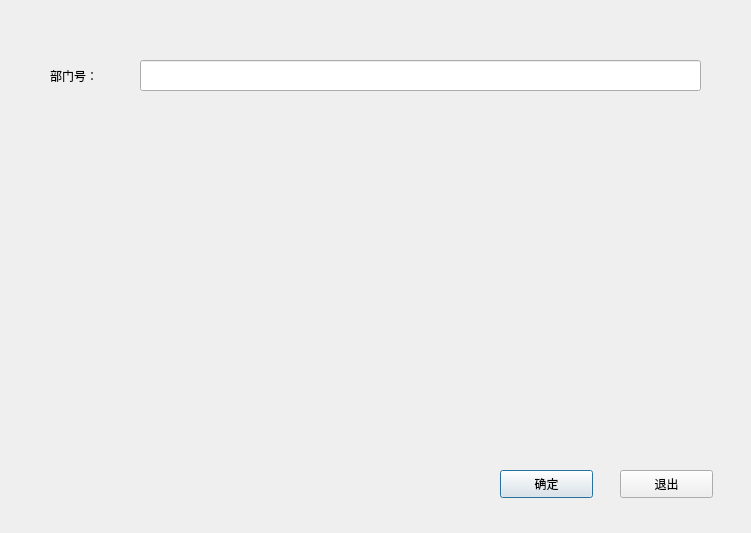
<?xml version="1.0" encoding="UTF-8"?>
<ui version="4.0">
 <class>Dialog</class>
 <widget class="QDialog" name="Dialog">
  <property name="geometry">
   <rect>
    <x>0</x>
    <y>0</y>
    <width>751</width>
    <height>533</height>
   </rect>
  </property>
  <property name="windowTitle">
   <string>根据部门号删除对应部门信息</string>
  </property>
  <widget class="QLabel" name="label">
   <property name="geometry">
    <rect>
     <x>50</x>
     <y>60</y>
     <width>101</width>
     <height>31</height>
    </rect>
   </property>
   <property name="text">
    <string>部门号：</string>
   </property>
  </widget>
  <widget class="QLineEdit" name="lineEdit">
   <property name="geometry">
    <rect>
     <x>140</x>
     <y>60</y>
     <width>561</width>
     <height>31</height>
    </rect>
   </property>
  </widget>
  <widget class="QPushButton" name="pushButton">
   <property name="geometry">
    <rect>
     <x>500</x>
     <y>470</y>
     <width>93</width>
     <height>28</height>
    </rect>
   </property>
   <property name="text">
    <string>确定</string>
   </property>
  </widget>
  <widget class="QPushButton" name="pushButton_2">
   <property name="geometry">
    <rect>
     <x>620</x>
     <y>470</y>
     <width>93</width>
     <height>28</height>
    </rect>
   </property>
   <property name="text">
    <string>退出</string>
   </property>
  </widget>
  <widget class="QLabel" name="label_3">
   <property name="geometry">
    <rect>
     <x>280</x>
     <y>200</y>
     <width>161</width>
     <height>31</height>
    </rect>
   </property>
   <property name="text">
    <string>&lt;html&gt;&lt;head/&gt;&lt;body&gt;&lt;p align=&quot;center&quot;&gt;&lt;br/&gt;&lt;/p&gt;&lt;/body&gt;&lt;/html&gt;</string>
   </property>
  </widget>
 </widget>
 <resources/>
 <connections/>
</ui>
